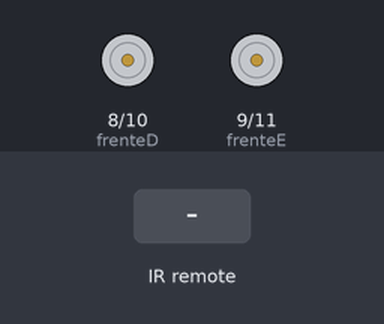
The sketch below on a simulated Arduino Uno, built with avr-gcc and run on an emulated ATmega328P. On the bench: motor-driver pin pairs drawn as motors (green arrow = first pin HIGH = forward, orange = second pin HIGH = backward, longer = more drive). The inputs (shaded band) are chosen by the test bench.

Above: at 1.2 s.
1.3 s: infrared code 0xFF18E7 received
At 2.5 s:
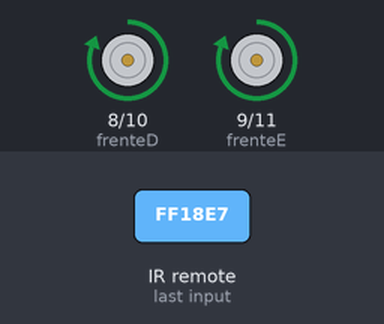
2.8 s: infrared code 0xFF4AB5 received
At 3.7 s:
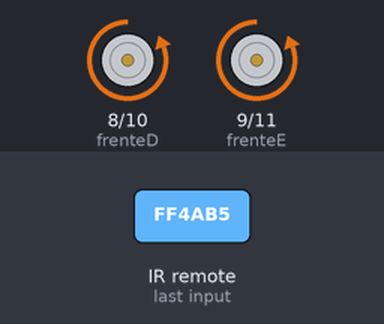
4.3 s: infrared code 0xFF5AA5 received
At 4.8 s:
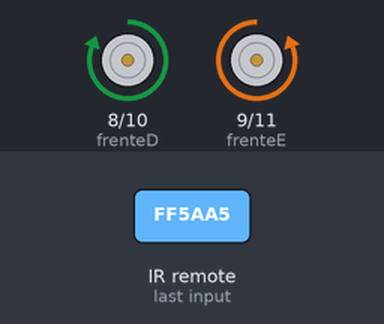
5.8 s: infrared code 0xFF10EF received
At 7.0 s:
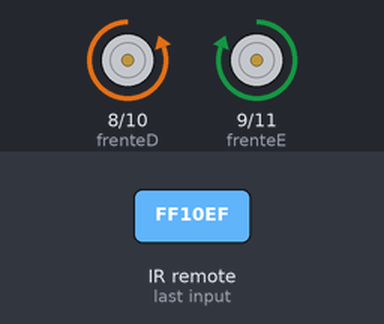
7.3 s: infrared code 0xFF38C7 received
At 8.3 s:
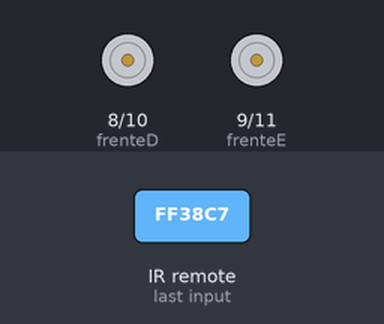
Timing chart, 0 to 9.8 s (numbered marks = the images above; inputs shaded):
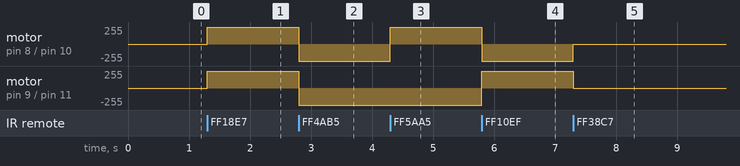

The sketch:

Carrinho_Controlado_Por_Controle_IR.ino
```cpp
//Baixar biblioteca IRremote no gerenciador de bibliotecas

#include <IRremote.h>
#define Kleber 12  //Recpetor IR

#define frenteD 8  //Marrom
#define frenteE 9  //Amarelo
#define trasD 10   //Vermelho
#define trasE 11   //Laranja

//Mapa das Conexões da Ponte H
//Laranja - Esquerda Trás
//Vermelho - Direita Trás
//Marrom - Direita Frente
//Amarelo - Esquerda Frente

//Mapa dos Comandos do Controle Remoto
//Frente - FF18E7
//Tras - FF4AB5
//Drieita - FF5AA5
//Esquerda - FF10EF
//Parado - FF38C7

IRrecv recIR(Kleber);
decode_results resultado;

void setup() {
  pinMode(frenteD, OUTPUT);
  pinMode(frenteE, OUTPUT);
  pinMode(trasD, OUTPUT);
  pinMode(trasE, OUTPUT);
  recIR.enableIRIn();
}

void loop() {
  if (recIR.decode(&resultado)) {
    switch (resultado.value) {
      case 0XFF18E7:  //Frente
        digitalWrite(frenteD, HIGH);
        digitalWrite(frenteE, HIGH);
        digitalWrite(trasD, LOW);
        digitalWrite(trasE, LOW);
        break;

      case 0XFF4AB5:  //Tras
        digitalWrite(frenteD, LOW);
        digitalWrite(frenteE, LOW);
        digitalWrite(trasD, HIGH);
        digitalWrite(trasE, HIGH);
        break;

      case 0XFF5AA5:  //Direita
        digitalWrite(frenteD, HIGH);
        digitalWrite(frenteE, LOW);
        digitalWrite(trasD, LOW);
        digitalWrite(trasE, HIGH);
        break;

      case 0XFF10EF:  //Esquerda
        digitalWrite(frenteD, LOW);
        digitalWrite(frenteE, HIGH);
        digitalWrite(trasD, HIGH);
        digitalWrite(trasE, LOW);
        break;

      case 0XFF38C7:  //Parado
        digitalWrite(frenteD, LOW);
        digitalWrite(frenteE, LOW);
        digitalWrite(trasD, LOW);
        digitalWrite(trasE, LOW);
        break;
    }
    recIR.resume();
  }
}
```

Measured:
- after the input at 1.3 s, motor on pin 8 (frenteD) / pin 10 (trasD), motor on pin 9 (frenteE) / pin 11 (trasE): stopped → forward 255/255 at once
- after the input at 2.8 s, motor on pin 8 (frenteD) / pin 10 (trasD), motor on pin 9 (frenteE) / pin 11 (trasE): forward 255/255 → backward 255/255 at once
- after the input at 4.3 s, motor on pin 8 (frenteD) / pin 10 (trasD): backward 255/255 → forward 255/255 at once
- after the input at 5.8 s, motor on pin 8 (frenteD) / pin 10 (trasD): forward 255/255 → backward 255/255 at once; motor on pin 9 (frenteE) / pin 11 (trasE): backward 255/255 → forward 255/255 at once
- after the input at 7.3 s, motor on pin 8 (frenteD) / pin 10 (trasD): backward 255/255 → stopped at once; motor on pin 9 (frenteE) / pin 11 (trasE): forward 255/255 → stopped at once
